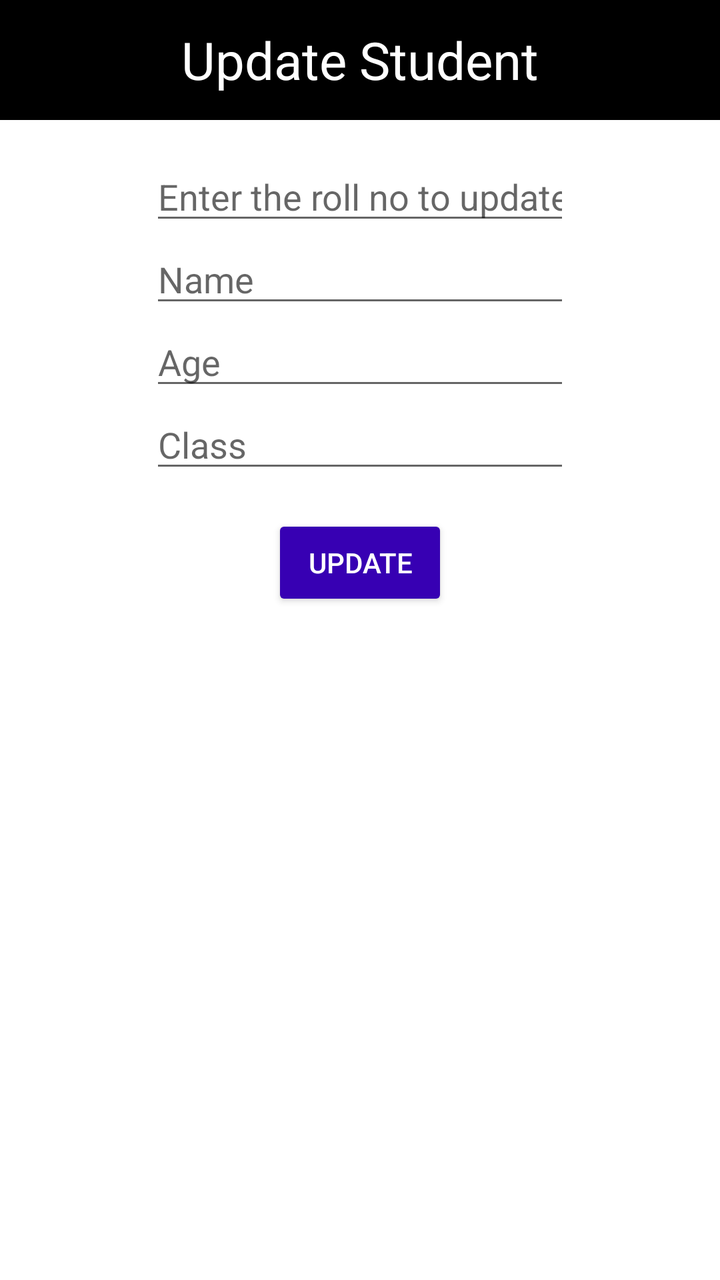
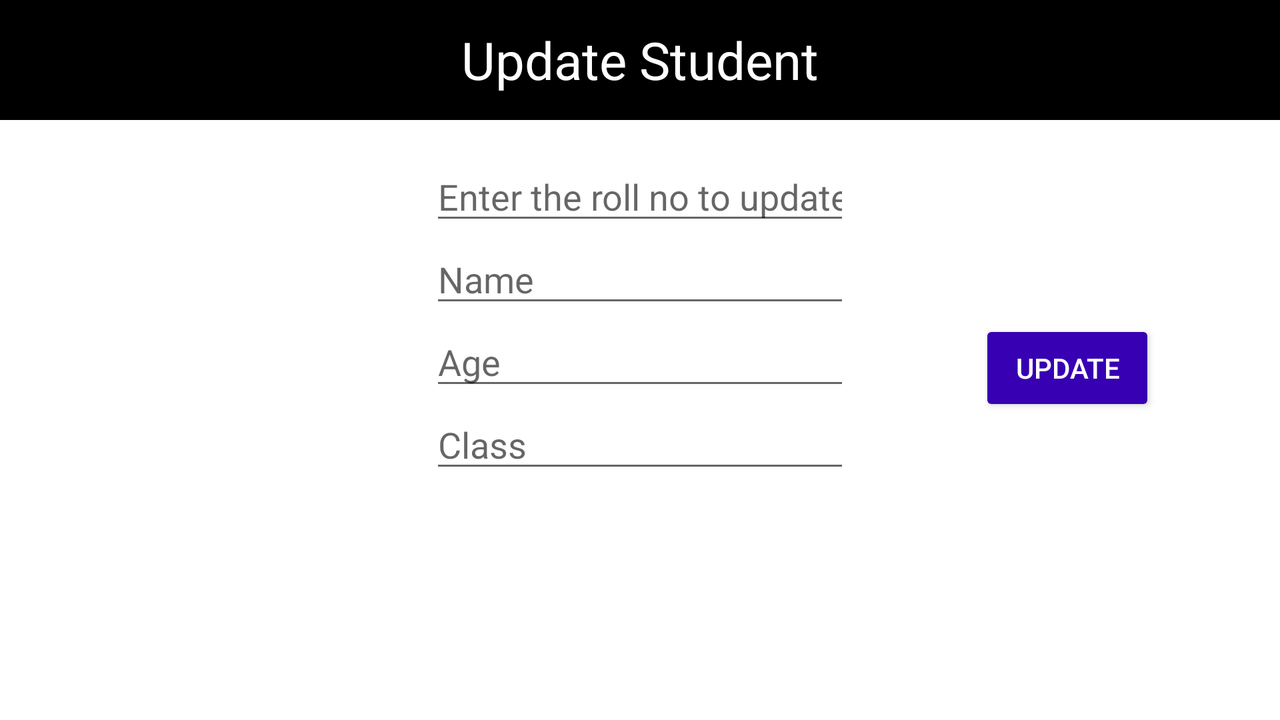

First picture: res/layout/ on a phone held upright. Second picture: the repository's own variant of that layout, on a device whose configuration matches the variant's folder. Source for both follows.
<!-- AndroidManifest.xml: application theme Theme.Hafiz_LMS -->
<!-- res/layout/activity_update.xml -->
<?xml version="1.0" encoding="utf-8"?>
<androidx.constraintlayout.widget.ConstraintLayout xmlns:android="http://schemas.android.com/apk/res/android"
    xmlns:app="http://schemas.android.com/apk/res-auto"
    xmlns:tools="http://schemas.android.com/tools"
    android:layout_width="match_parent"
    android:layout_height="match_parent"
    tools:context=".update">

    <TextView
        android:id="@+id/textView"
        android:layout_width="match_parent"
        android:layout_height="60dp"

        android:background="@color/black"
        android:gravity="center"
        android:text="Update Student"
        android:textColor="#FFFFFF"
        android:textSize="26dp"
        app:layout_constraintEnd_toEndOf="parent"

        app:layout_constraintStart_toStartOf="parent"
        app:layout_constraintTop_toTopOf="parent" />


    <EditText
        android:id="@+id/Roll"
        android:layout_width="wrap_content"
        android:layout_height="wrap_content"
        android:ems="10"
        android:inputType="number"
        android:text=""
        android:hint="Enter the roll no to update"
        app:layout_constraintEnd_toEndOf="parent"
        app:layout_constraintStart_toStartOf="parent"
        android:layout_marginTop="16dp"
        app:layout_constraintTop_toBottomOf="@+id/textView" />

    <EditText
        android:id="@+id/Name"
        android:layout_width="wrap_content"
        android:layout_height="wrap_content"
        android:ems="10"
        android:hint="Name"
        android:inputType="textPersonName"
        app:layout_constraintEnd_toEndOf="parent"
        app:layout_constraintStart_toStartOf="parent"
        app:layout_constraintTop_toBottomOf="@+id/Roll" />

    <EditText
        android:id="@+id/Age"
        android:layout_width="wrap_content"
        android:layout_height="wrap_content"
        android:ems="10"
        android:hint="Age"
        android:inputType="number"
        app:layout_constraintEnd_toEndOf="parent"
        app:layout_constraintStart_toStartOf="parent"
        app:layout_constraintTop_toBottomOf="@+id/Name" />

    <EditText
        android:id="@+id/Class"
        android:layout_width="wrap_content"
        android:layout_height="wrap_content"
        android:ems="10"
        android:hint="Class"
        android:inputType="number"
        app:layout_constraintEnd_toEndOf="parent"
        app:layout_constraintStart_toStartOf="parent"
        app:layout_constraintTop_toBottomOf="@+id/Age" />

    <Button
        android:id="@+id/update"
        android:layout_width="wrap_content"
        android:layout_height="wrap_content"
        android:layout_marginTop="16dp"
        android:text="Update"
        android:backgroundTint="@color/purple_700"
        android:textColor="@color/white"
        app:layout_constraintEnd_toEndOf="parent"
        app:layout_constraintStart_toStartOf="parent"
        app:layout_constraintTop_toBottomOf="@+id/Class" />

</androidx.constraintlayout.widget.ConstraintLayout>
<!-- resources referenced by this layout -->
<resources>
  <color name="black">#FF000000</color>
  <color name="purple_700">#FF3700B3</color>
  <color name="white">#FFFFFFFF</color>
  <style name="Theme.Hafiz_LMS" parent="Theme.MaterialComponents.DayNight.DarkActionBar">
          
          <item name="colorPrimary">@color/purple_500</item>
          <item name="colorPrimaryVariant">@color/purple_700</item>
          <item name="colorOnPrimary">@color/white</item>
          
          <item name="colorSecondary">@color/teal_200</item>
          <item name="colorSecondaryVariant">@color/teal_700</item>
          <item name="colorOnSecondary">@color/black</item>
          
          <item name="android:statusBarColor">?attr/colorPrimaryVariant</item>
          
      </style>
  <color name="purple_500">#FF6200EE</color>
  <color name="teal_200">#FF03DAC5</color>
  <color name="teal_700">#FF018786</color>
</resources>
<!-- res/layout-land/activity_update.xml (the author's variant of the layout above) -->
<!-- drawn on the phone turned sideways -->
<?xml version="1.0" encoding="utf-8"?>
<androidx.constraintlayout.widget.ConstraintLayout xmlns:android="http://schemas.android.com/apk/res/android"
    xmlns:app="http://schemas.android.com/apk/res-auto"
    xmlns:tools="http://schemas.android.com/tools"
    android:layout_width="match_parent"
    android:layout_height="match_parent"
    tools:context=".update">

    <TextView
        android:id="@+id/textView"
        android:layout_width="match_parent"
        android:layout_height="60dp"

        android:background="@color/black"
        android:gravity="center"
        android:text="Update Student"
        android:textColor="#FFFFFF"
        android:textSize="26dp"
        app:layout_constraintEnd_toEndOf="parent"

        app:layout_constraintStart_toStartOf="parent"
        app:layout_constraintTop_toTopOf="parent" />


    <EditText
        android:id="@+id/Roll"
        android:layout_width="wrap_content"
        android:layout_height="wrap_content"
        android:ems="10"
        android:inputType="number"
        android:text=""
        android:hint="Enter the roll no to update"
        app:layout_constraintEnd_toEndOf="parent"
        app:layout_constraintStart_toStartOf="parent"
        android:layout_marginTop="16dp"
        app:layout_constraintTop_toBottomOf="@+id/textView" />

    <EditText
        android:id="@+id/Name"
        android:layout_width="wrap_content"
        android:layout_height="wrap_content"
        android:ems="10"
        android:hint="Name"
        android:inputType="textPersonName"
        app:layout_constraintEnd_toEndOf="parent"
        app:layout_constraintStart_toStartOf="parent"
        app:layout_constraintTop_toBottomOf="@+id/Roll" />

    <EditText
        android:id="@+id/Age"
        android:layout_width="wrap_content"
        android:layout_height="wrap_content"
        android:ems="10"
        android:hint="Age"
        android:inputType="number"
        app:layout_constraintEnd_toEndOf="parent"
        app:layout_constraintStart_toStartOf="parent"
        app:layout_constraintTop_toBottomOf="@+id/Name" />

    <EditText
        android:id="@+id/Class"
        android:layout_width="wrap_content"
        android:layout_height="wrap_content"
        android:ems="10"
        android:hint="Class"
        android:inputType="number"
        app:layout_constraintEnd_toEndOf="parent"
        app:layout_constraintStart_toStartOf="parent"
        app:layout_constraintTop_toBottomOf="@+id/Age" />

    <Button
        android:id="@+id/update"
        android:layout_width="wrap_content"
        android:layout_height="wrap_content"
        android:layout_marginTop="100dp"
        android:backgroundTint="@color/purple_700"
        android:text="Update"
        android:textColor="@color/white"
        app:layout_constraintEnd_toEndOf="parent"
        app:layout_constraintHorizontal_bias="0.887"
        app:layout_constraintStart_toStartOf="parent"
        app:layout_constraintTop_toBottomOf="@+id/textView" />

</androidx.constraintlayout.widget.ConstraintLayout>
